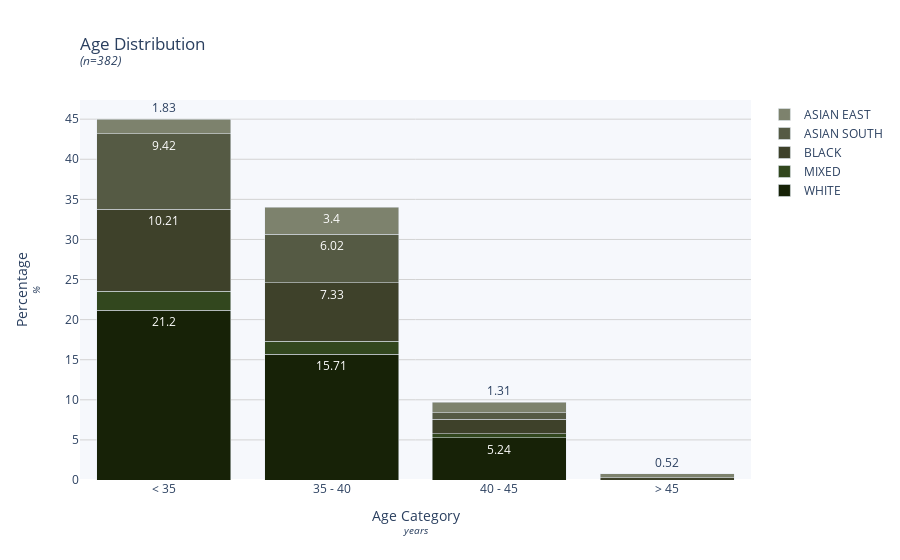
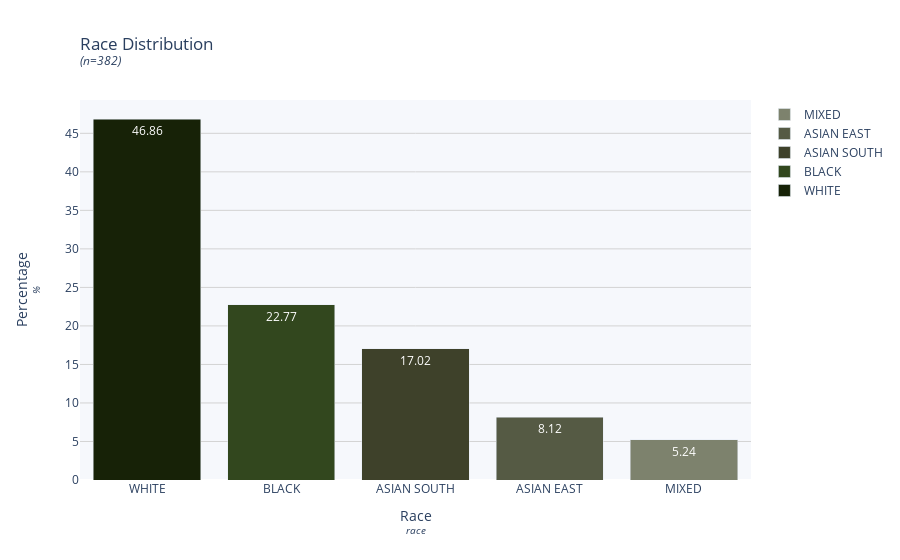
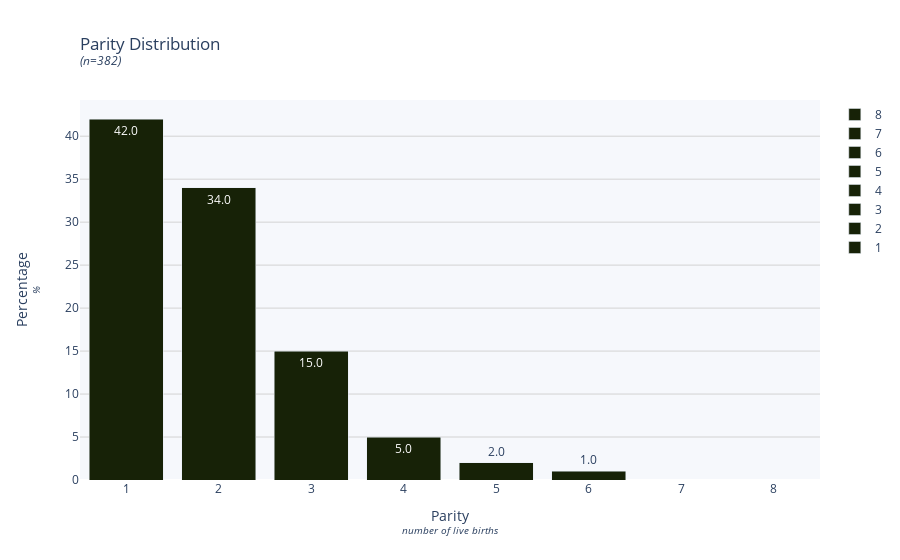
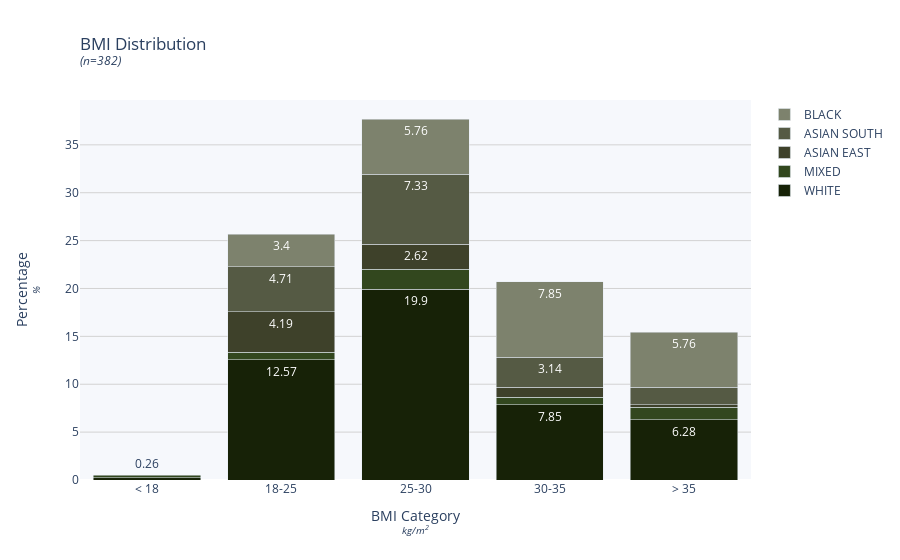

Write notebook code for charts like these, in order.
### Code cell
ma.population_description()

### Figure 1 — Plotly figure (JSON) as saved in the notebook; plotly's stock layout.template omitted (floating-point values rounded to 4 significant figures)
{"data": [{"marker": {"color": "#172207"}, "name": "WHITE", "text": ["21.2", "15.71", "5.24"], "type": "bar", "x": ["< 35", "35 - 40", "40 - 45"], "y": [21.2, 15.71, 5.24]}, {"marker": {"color": "#32471E"}, "name": "MIXED", "text": ["2.36", "1.57", "0.52"], "type": "bar", "x": ["< 35", "35 - 40", "40 - 45"], "y": [2.36, 1.57, 0.52]}, {"marker": {"color": "#3E412A"}, "name": "BLACK", "text": ["10.21", "7.33", "1.83", "0.26"], "type": "bar", "x": ["< 35", "35 - 40", "40 - 45", "> 45"], "y": [10.21, 7.33, 1.83, 0.26]}, {"marker": {"color": "#555A44"}, "name": "ASIAN SOUTH", "text": ["9.42", "6.02", "0.79"], "type": "bar", "x": ["< 35", "35 - 40", "40 - 45"], "y": [9.42, 6.02, 0.79]}, {"marker": {"color": "#7D826D"}, "name": "ASIAN EAST", "text": ["1.83", "3.4", "1.31", "0.52"], "type": "bar", "x": ["< 35", "35 - 40", "40 - 45", "> 45"], "y": [1.83, 3.4, 1.31, 0.52]}], "layout": {"barmode": "stack", "paper_bgcolor": "white", "plot_bgcolor": "#F6F8FC", "showlegend": true, "title": {"text": "Age Distribution<br><sup><i>(n=382)</i></sup>", "x": 0, "xref": "paper"}, "uniformtext": {"minsize": 10, "mode": "hide"}, "xaxis": {"title": {"text": "Age Category<br><sup><i>years</i></sup>"}}, "yaxis": {"gridcolor": "lightgrey", "title": {"text": "Percentage<br><sup><i>%</i></sup>"}}}}

### Figure 2 — Plotly figure (JSON) as saved in the notebook; plotly's stock layout.template omitted (floating-point values rounded to 4 significant figures)
{"data": [{"marker": {"color": "#172207"}, "name": "WHITE", "text": ["46.86"], "type": "bar", "x": ["WHITE"], "y": [46.86]}, {"marker": {"color": "#32471E"}, "name": "BLACK", "text": ["22.77"], "type": "bar", "x": ["BLACK"], "y": [22.77]}, {"marker": {"color": "#3E412A"}, "name": "ASIAN SOUTH", "text": ["17.02"], "type": "bar", "x": ["ASIAN SOUTH"], "y": [17.02]}, {"marker": {"color": "#555A44"}, "name": "ASIAN EAST", "text": ["8.12"], "type": "bar", "x": ["ASIAN EAST"], "y": [8.12]}, {"marker": {"color": "#7D826D"}, "name": "MIXED", "text": ["5.24"], "type": "bar", "x": ["MIXED"], "y": [5.24]}], "layout": {"barmode": "stack", "paper_bgcolor": "white", "plot_bgcolor": "#F6F8FC", "showlegend": true, "title": {"text": "Race Distribution<br><sup><i>(n=382)</i></sup>", "x": 0, "xref": "paper"}, "uniformtext": {"minsize": 10, "mode": "hide"}, "xaxis": {"title": {"text": "Race<br><sup><i>race</i></sup>"}}, "yaxis": {"gridcolor": "lightgrey", "title": {"text": "Percentage<br><sup><i>%</i></sup>"}}}}

### Figure 3 — Plotly figure (JSON) as saved in the notebook; plotly's stock layout.template omitted (floating-point values rounded to 4 significant figures)
{"data": [{"marker": {"color": "#172207"}, "name": "1", "text": ["42.0"], "type": "bar", "x": ["1"], "y": [42]}, {"marker": {"color": "#172207"}, "name": "2", "text": ["34.0"], "type": "bar", "x": ["2"], "y": [34]}, {"marker": {"color": "#172207"}, "name": "3", "text": ["15.0"], "type": "bar", "x": ["3"], "y": [15]}, {"marker": {"color": "#172207"}, "name": "4", "text": ["5.0"], "type": "bar", "x": ["4"], "y": [5]}, {"marker": {"color": "#172207"}, "name": "5", "text": ["2.0"], "type": "bar", "x": ["5"], "y": [2]}, {"marker": {"color": "#172207"}, "name": "6", "text": ["1.0"], "type": "bar", "x": ["6"], "y": [1]}, {"marker": {"color": "#172207"}, "name": "7", "text": ["0.0"], "type": "bar", "x": ["7"], "y": [0]}, {"marker": {"color": "#172207"}, "name": "8", "text": ["0.0"], "type": "bar", "x": ["8"], "y": [0]}], "layout": {"barmode": "stack", "paper_bgcolor": "white", "plot_bgcolor": "#F6F8FC", "showlegend": true, "title": {"text": "Parity Distribution<br><sup><i>(n=382)</i></sup>", "x": 0, "xref": "paper"}, "uniformtext": {"minsize": 10, "mode": "hide"}, "xaxis": {"title": {"text": "Parity<br><sup><i>number of live births</i></sup>"}}, "yaxis": {"gridcolor": "lightgrey", "title": {"text": "Percentage<br><sup><i>%</i></sup>"}}}}

### Figure 4 — Plotly figure (JSON) as saved in the notebook; plotly's stock layout.template omitted (floating-point values rounded to 4 significant figures)
{"data": [{"marker": {"color": "#172207"}, "name": "WHITE", "text": ["0.26", "12.57", "19.9", "7.85", "6.28"], "type": "bar", "x": ["< 18", "18-25", "25-30", "30-35", "> 35"], "y": [0.26, 12.57, 19.9, 7.85, 6.28]}, {"marker": {"color": "#32471E"}, "name": "MIXED", "text": ["0.26", "0.79", "2.09", "0.79", "1.31"], "type": "bar", "x": ["< 18", "18-25", "25-30", "30-35", "> 35"], "y": [0.26, 0.79, 2.09, 0.79, 1.31]}, {"marker": {"color": "#3E412A"}, "name": "ASIAN EAST", "text": ["4.19", "2.62", "0.26", "1.05"], "type": "bar", "x": ["18-25", "25-30", "> 35", "30-35"], "y": [4.19, 2.62, 0.26, 1.05]}, {"marker": {"color": "#555A44"}, "name": "ASIAN SOUTH", "text": ["4.71", "7.33", "1.83", "3.14"], "type": "bar", "x": ["18-25", "25-30", "> 35", "30-35"], "y": [4.71, 7.33, 1.83, 3.14]}, {"marker": {"color": "#7D826D"}, "name": "BLACK", "text": ["3.4", "5.76", "5.76", "7.85"], "type": "bar", "x": ["18-25", "25-30", "> 35", "30-35"], "y": [3.4, 5.76, 5.76, 7.85]}], "layout": {"barmode": "stack", "paper_bgcolor": "white", "plot_bgcolor": "#F6F8FC", "showlegend": true, "title": {"text": "BMI Distribution<br><sup><i>(n=382)</i></sup>", "x": 0, "xref": "paper"}, "uniformtext": {"minsize": 10, "mode": "hide"}, "xaxis": {"title": {"text": "BMI Category<br><sup><i>kg/m<sup>2</sup></i></sup>"}}, "yaxis": {"gridcolor": "lightgrey", "title": {"text": "Percentage<br><sup><i>%</i></sup>"}}}}
